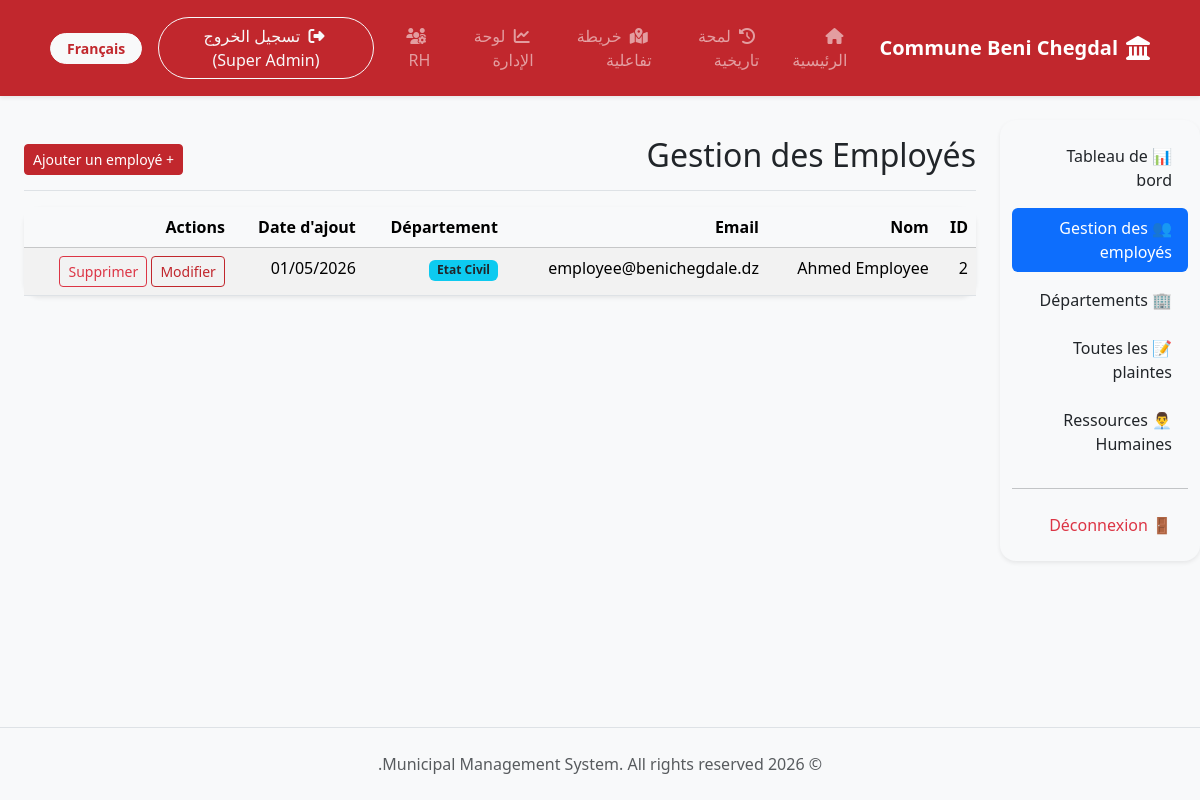
Page /admin/employees.php (signed in) on the committed database.
### tables this page shows
CREATE TABLE IF NOT EXISTS `users` (
  `id` INT UNSIGNED NOT NULL AUTO_INCREMENT,
  `name` VARCHAR(120) NOT NULL,
  `email` VARCHAR(180) NOT NULL UNIQUE,
  `password` VARCHAR(255) NOT NULL,
  `role` ENUM('admin','employee','citizen') NOT NULL DEFAULT 'citizen',
  `department_id` INT UNSIGNED DEFAULT NULL,
  `created_at` DATETIME NOT NULL DEFAULT CURRENT_TIMESTAMP,
  PRIMARY KEY (`id`),
  INDEX `idx_role` (`role`),
  INDEX `idx_email` (`email`),
  CONSTRAINT `fk_user_department` FOREIGN KEY (`department_id`) REFERENCES `departments`(`id`) ON DELETE SET NULL
);

CREATE TABLE IF NOT EXISTS `departments` (
  `id` INT UNSIGNED NOT NULL AUTO_INCREMENT,
  `name` VARCHAR(100) NOT NULL,
  PRIMARY KEY (`id`)
);

### admin/employees.php (the view, shortened to what this page needs)
<?php
$base_path = '../';
require_once $base_path . 'config/db.php';
$query = "
    SELECT u.id, u.name, u.email, d.name as department_name, u.created_at
    FROM users u
    LEFT JOIN departments d ON u.department_id = d.id
    WHERE u.role = 'employee'
    ORDER BY u.created_at DESC
";
$employees = $conn->query($query);
require_once $base_path . 'includes/header.php';
require_once $base_path . 'includes/navbar.php';
?>
<div class="container-fluid mt-4 mb-5">
    <div class="row">
        <div class="col-md-3 col-lg-2 d-md-block bg-light sidebar collapse shadow-sm rounded-4 mb-4">
            <div class="position-sticky pt-3 pb-3">
                <ul class="nav flex-column nav-pills">
                    <li class="nav-item mb-2">
                        <a class="nav-link text-dark" href="dashboard.php">
                            📊 Tableau de bord
                        </a>
                    </li>
                    <li class="nav-item mb-2">
                        <a class="nav-link active" aria-current="page" href="employees.php">
                            👥 Gestion des employés
                        </a>
                    </li>
                    <li class="nav-item mb-2">
                        <a class="nav-link text-dark" href="departments.php">
                            🏢 Départements
                        </a>
                    </li>
                    <li class="nav-item mb-2">
                        <a class="nav-link text-dark" href="complaints.php">
                            📝 Toutes les plaintes
                        </a>
                    </li>
                    <li class="nav-item mb-2">
                        <a class="nav-link text-dark" href="../rh/dashboard.php">
                            👨‍💼 Ressources Humaines
                        </a>
                    </li>
                    <hr>
                    <li class="nav-item">
                        <a class="nav-link text-danger" href="../pages/logout.php">
                            🚪 Déconnexion
                        </a>
                    </li>
                </ul>
            </div>
        </div>
        <main class="col-md-9 ms-sm-auto col-lg-10 px-md-4">
            <div class="d-flex justify-content-between flex-wrap flex-md-nowrap align-items-center pt-3 pb-2 mb-3 border-bottom">
                <h1 class="h2">Gestion des Employés</h1>
                <div class="btn-toolbar mb-2 mb-md-0">
                    <a href="add_employee.php" class="btn btn-sm btn-primary">
                        + Ajouter un employé
                    </a>
                </div>
            </div>
            <div class="card shadow-sm border-0 rounded-4">
                <div class="card-body p-0">
                    <div class="table-responsive">
                        <table class="table table-hover table-striped mb-0">
                            <thead class="table-light">
                                <tr>
                                    <th>ID</th>
                                    <th>Nom</th>
                                    <th>Email</th>
                                    <th>Département</th>
                                    <th>Date d'ajout</th>
                                    <th>Actions</th>
                                </tr>
                            </thead>
                            <tbody>
                                <?php if($employees->num_rows > 0): ?>
                                    <?php while($emp = $employees->fetch_assoc()): ?>
                                    <tr>
                                        <td><?php echo $emp['id']; ?></td>
                                        <td><?php echo htmlspecialchars($emp['name']); ?></td>
                                        <td><?php echo htmlspecialchars($emp['email']); ?></td>
                                        <td><span class="badge bg-info text-dark"><?php echo htmlspecialchars($emp['department_name'] ?? 'Non assigné'); ?></span></td>
                                        <td><?php echo date('d/m/Y', strtotime($emp['created_at'])); ?></td>
                                        <td>
                                            <a href="edit_employee.php?id=<?php echo $emp['id']; ?>" class="btn btn-sm btn-outline-primary">Modifier</a>
                                            <a href="employees.php?delete=<?php echo $emp['id']; ?>" class="btn btn-sm btn-outline-danger" onclick="return confirm('Êtes-vous sûr de vouloir supprimer cet employé ?');">Supprimer</a>
                                        </td>
                                    </tr>
                                    <?php endwhile; ?>
                                <?php else: ?>
                                    <tr><td colspan="6" class="text-center py-4">Aucun employé trouvé.</td></tr>
                                <?php endif; ?>
                            </tbody>
                        </table>
                    </div>
                </div>
            </div>
        </main>
    </div>
</div>
<?php require_once $base_path . 'includes/footer.php'; ?>

### assets/css/style.css (style rules this page uses)
:root { --morocco-red: #c1272d; --morocco-green: #006233; --light-bg: #f8f9fa; }
body { font-family: 'Segoe UI', Tahoma, Geneva, Verdana, sans-serif; background-color: var(--light-bg); }
.btn-primary { background-color: var(--morocco-red); border-color: var(--morocco-red); }
.btn-outline-primary { color: var(--morocco-red); border-color: var(--morocco-red); }

### rows in the picture
users: id "2", name "Ahmed Employee", email "employee@benichegdale.dz", department.name "Etat Civil", created_at "01/05/2026"

### other values in the picture
__('home') "الرئيسية"
__('history') "لمحة تاريخية"
__('map') "خريطة تفاعلية"
__('admin_dashboard') "لوحة الإدارة"
__('logout') "تسجيل الخروج"
$_SESSION['user_name'] "Super Admin"
